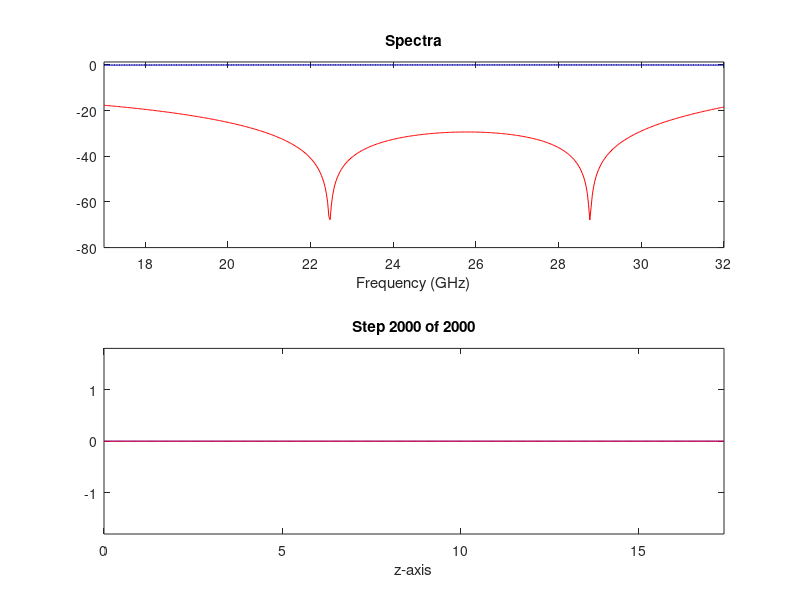

Recreate this plot in MATLAB.
% Multilayer_Radome_1D_FDTD.m
% Calculate Reflectance and Transmittance of a multilayer radome

% INITIALIZE MATLAB
close all;
clc;
clear all;

% UNITS
meters = 1;
seconds = 1;

centimeters  = 1e-2 * meters;
millimeters = 1e-3 * meters;
inches      = 2.54 * centimeters;
hertz       = 1/seconds;
kilohertz   = 1e3 * hertz;
megahertz   = 1e6 * hertz;
gigahertz   = 1e9 * hertz;

% CONSTANTS
c0 = 299792458 * meters/seconds;
e0 = 8.8541878176e-12 * 1/meters;
u0 = 1.2566370614e-6 * 1/meters;

%%%%%%%%%%%%%%%%%%%%%%%%%%%%%%%%%%%%%
% STEP 1 -- DASHBOARD
%%%%%%%%%%%%%%%%%%%%%%%%%%%%%%%%%%%%%

% SOURCE PARAMETERS
fmin = 17.0 * gigahertz;
fmax = 32.0 * gigahertz;
NFREQ = 500;
FREQ = linspace(fmin,fmax,NFREQ);

% DEVICE PARAMETERS FOR MULTILAYER RADOME
er1 = 1.1; % Millifoam
er2 = 4.0; % GFRP
er3 = 1.0; % Air
L1  = 2.1 * millimeters;
L2  = 0.24 * millimeters;
L3  = 0.48 * millimeters;

urmax = 1;

% GRID PARAMETERS
ermax = max([er1 er2 er3]);    % Find greatest dielectric constant
nmax  = sqrt(ermax * urmax);   % Greatest dk used to calculate refractive index

DDAT  = [L2 L1 L3 L1 L2];      % Setup material length array 
erDAT = [er2 er1 er2 er1 er2]; % Setup material dielectric constant array

NRES_LAM = 60;                 % Resolution in cells per wavelength
NRES_D   =2;                   % ??
NSPC     = [100 100];          % Buffer of free space before and after device

%%%%%%%%%%%%%%%%%%%%%%%%%%%%%%%%%%%%%
% STEP 2 -- CALCULATE GRID
%%%%%%%%%%%%%%%%%%%%%%%%%%%%%%%%%%%%%

% CALCULATE INITIAL GRID RESOLUTION
Lmin    = min([L1 L2 L3]);  % Find minimum physical length
lam_min = c0/fmax/nmax;     % Calculate minimum lambda at fmax and in nmax
dz1     = lam_min/NRES_LAM; % Minimum dz based on resolution min lam / resolution
dz2     = Lmin/NRES_D;      % Find min dz based on Lmin physical dimention
dz      = min([dz1 dz2]);   % Choose dz to be smallest of dz1 and dz2

% SNAP GRID TO CRITICAL DIMENSIONS
nz = ceil(Lmin/dz)
dz = Lmin/nz

% CALCULATE NUMBER OF GRID CELLS
Nz = ceil(L2/dz) + ceil(L1/dz) + ceil(L3/dz) +ceil(L1/dz) + ceil(L2/dz)+ sum(NSPC) + 3

% CALCULATE ARRAY OF E FIELD POSITION
za = [0:Nz-1]*dz;

%%%%%%%%%%%%%%%%%%%%%%%%%%%%%%%%%%%%%
% STEP 3 -- MODEL DEVICE ON THE GRID
%%%%%%%%%%%%%%%%%%%%%%%%%%%%%%%%%%%%%

% INITIALIZE MATERIALS
ERxx = er3*ones(1,Nz);  % er3 is free-space permitivity
URyy = ones(1,Nz);      % ur =  1 since non magnetic material

% CALCULATE START AND STOP INDICIES OF SLAB & INCORPORATE SLAB INTO ERxx
nz0 = 2 + NSPC(1) + 1;           % nz0 is start of radome
nz1 = nz0;                       % set nz1 to start index of radome
for nd = 1 : length(DDAT)
    nz2 = nz0 + round(sum(DDAT(1:nd))/dz) - 1; % Loop for start/stop of each layer in DDAT
    ERxx(nz1:nz2) = erDAT(nd);        % Insert er for material
    nz1 = nz2 + 1;
end

 plot(za/millimeters,ERxx) % Uncomment to plot er of structure layers

%%%%%%%%%%%%%%%%%%%%%%%%%%%%%%%%%%%%%
% STEP 4 -- CALCULATE THE TIME STEP
%%%%%%%%%%%%%%%%%%%%%%%%%%%%%%%%%%%%%

% DETERMINE REFRACTIVE INDEX AT BOUNDARIES
nbc = sqrt(URyy(1)*ERxx(1));

% CALCULATE TIME STEP FOR PABC
dt = nbc*dz/(2*c0);

%%%%%%%%%%%%%%%%%%%%%%%%%%%%%%%%%%%%%
% STEP 5 -- CALCULATE THE SOURCE
%%%%%%%%%%%%%%%%%%%%%%%%%%%%%%%%%%%%%

% POSITION OF SOURCE
k_src = 2;    % 2nd cell into simulation domain, from the left.

% CALCULATE GAUSSIAN PULSE PARAMETERS
tau = 0.5/fmax;
t0 = 3*tau;

% CALCULATE TIME ARRAY
N = 2000;
t = [0:N-1]*dt;

% CALCULATE Ex SOURCE
Exsrc = exp(-((t - t0)/tau).^2);

% CALCULATE Hy SOURCE
nsrc  = sqrt(ERxx(k_src)*URyy(k_src));
s     = 0.5*nsrc*dz/c0 - dt/2;
A     = sqrt(ERxx(k_src)/URyy(k_src));
Hysrc = A*exp(-((t - t0 + s)/tau).^2);

%%%%%%%%%%%%%%%%%%%%%%%%%%%%%%%%%%%%%
% STEP 6 -- CALCULATE UPDATE COEFFICIENTS
%%%%%%%%%%%%%%%%%%%%%%%%%%%%%%%%%%%%%

% CALCULATE UPDATE COEFFICIENTS
mEx = -(c0*dt/dz)./ERxx;
mHy = -(c0*dt/dz)./URyy;

%%%%%%%%%%%%%%%%%%%%%%%%%%%%%%%%%%%%%
% STEP 7 -- INITIALIZE FOURIER TRANSFORMS
%%%%%%%%%%%%%%%%%%%%%%%%%%%%%%%%%%%%%

% CALCULATE KERNALS
K = exp((-1i*2*pi*dt)*FREQ);

% INITIALIZE FOURIER TRANSFORM ARRAYS
ExR = zeros(1,NFREQ);
ExT = zeros(1,NFREQ);
SRC = zeros(1,NFREQ);

%%%%%%%%%%%%%%%%%%%%%%%%%%%%%%%%%%%%%
% STEP 8 -- INITIALIZE FIELDS TO ZERO
%%%%%%%%%%%%%%%%%%%%%%%%%%%%%%%%%%%%%

% INITIALIZE FIELDS TO ZERO
Ex = zeros(1,Nz);
Hy = zeros(1,Nz);

% INITIALIZE BOUNDARY FIELD TERMS
E1 = 0;    E2 = 0;
H1 = 0;    H2 = 0;

%
% MAIN FDTD LOOP -- ITERATE OVER TIME
%
for n = 1 : N
  
  % Step a -- Update Ex Boundary Terms
  E2 = E1;
  E1 = Ex(Nz);
  
  % Step b -- Update Ex
  Ex(1) = Ex(1) + mEx(1)*(Hy(1) - H2);  % With Direchlet BC so Hy(0) = 0
  for k = 2 : Nz
    Ex(k) = Ex(k) + mEx(k)*(Hy(k) - Hy(k-1));
  end
  
  % Step c -- Incorporate TF/SF Correction Term
  Ex(k_src) = Ex(k_src) - mEx(k_src)*Hysrc(n);
  
  % Step d -- Update Hy Boundary Terms
  H2 = H1;
  H1 = Hy(1);
  
  % Step e -- Update Hy
  
  for k = 1 : Nz -1
    Hy(k) = Hy(k) + mHy(k)*(Ex(k+1) - Ex(k));
  end
  Hy(Nz) = Hy(Nz) + mHy(Nz)*(E2 - Ex(Nz));  % With Direchlet BC so Ex(k+1) = 0
  
  % Step f -- Incorporate TF/SF Correction Term
  Hy(k_src-1) = Hy(k_src - 1) - mHy(k_src - 1)*Exsrc(n);
  
  % Step g -- Update Fourier Transforms
  for nf = 1 : NFREQ
    ExR(nf) = ExR(nf) + (K(nf)^n)*Ex(1);
    ExT(nf) = ExT(nf) + (K(nf)^n)*Ex(Nz);
    SRC(nf) = SRC(nf) + (K(nf)^n)*Exsrc(n);  
  end
  
  % Step h -- Visualize Simulation
  if ~mod(n,50)
    
    % Calculate Spectra
    REF = abs(ExR./SRC).^2;
    TRN = abs(ExT./SRC).^2;
    CON = REF + TRN;
    
    % Prepare Figure Window
    clf;
    % Show Fields
    subplot(212);
    plot(za/millimeters,Ex, '-b');
    hold on;
    plot(za/millimeters,Hy, '-r');
    hold off;
    xlim([za(1) za(Nz)]/millimeters/meters);
    ylim([-1.8 1.8]);
    xlabel('z-axis');
    title(['Step ' num2str(n) ' of ' num2str(N) ]);
    % Show Spectra
    subplot(211);
##    plot(FREQ/gigahertz,REF, '-r');
##    hold on;
##    plot(FREQ/gigahertz,TRN, '-b');
##    plot(FREQ/gigahertz,CON, ':k');
plot(FREQ/gigahertz,10*log10(REF), '-r');
hold on;
plot(FREQ/gigahertz,10*log10(TRN), '-b');
plot(FREQ/gigahertz,10*log10(CON), ':k');
    
    hold off;
    xlim([fmin fmax]/gigahertz);
    ylim([-80 1.3]); % Change limits to suit...
    xlabel('Frequency (GHz)');
    title('Spectra');
    drawnow;
  end
  
end

